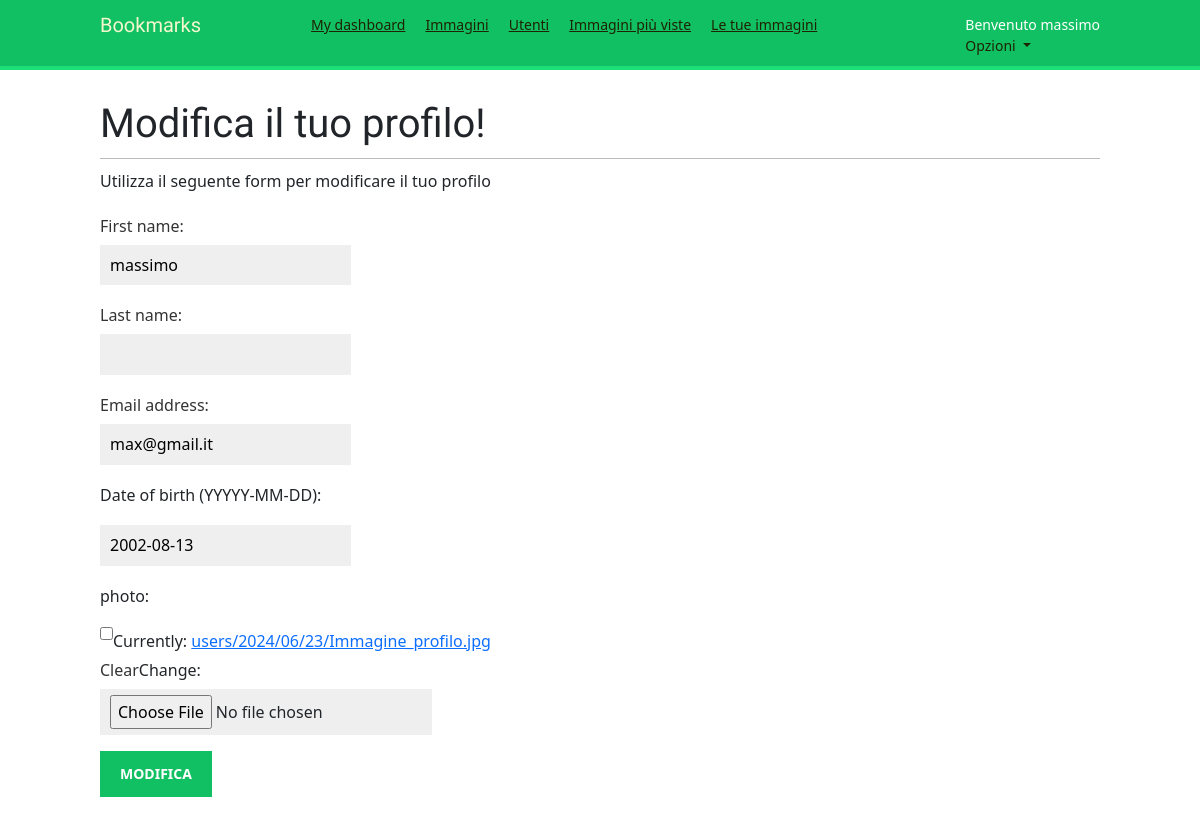
Page /account/edit/ (signed in) on the earlier database version.
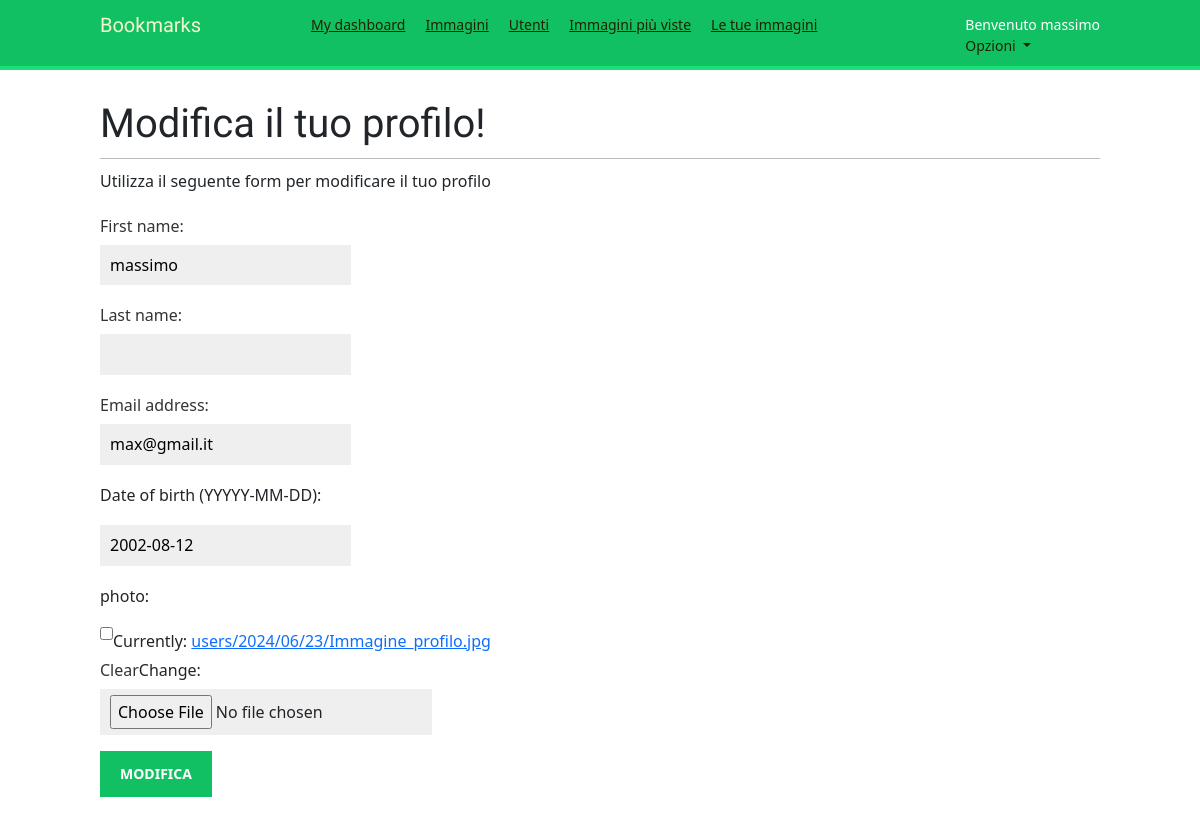
Same page on the later database version.
### account/models.py (models this page shows, shortened)
class Profile(models.Model):
    user = models.OneToOneField(settings.AUTH_USER_MODEL, on_delete=models.CASCADE)
    date_of_birth = models.DateField(blank=True, null=True)
    photo = models.ImageField(upload_to='users/%Y/%m/%d/', blank=True, default='users/default/profile_default_icon.png')
    private = models.BooleanField(default=False)

### account/views.py (the view)
# urls.py: path('edit/', views.edit, name='edit'),
@login_required
def edit(request):
    if request.method == 'POST':
        user_form = UserEditForm(instance=request.user, data=request.POST)
        profile_form = ProfileEditForm(instance=request.user.profile, data=request.POST, files=request.FILES)
        if user_form.is_valid() and profile_form.is_valid():
            user_form.save()
            profile_form.save()
            messages.success(request, 'Profilo aggiornato con successo')
        else:
            messages.error(request, 'Errore')
    else:
        user_form = UserEditForm(instance=request.user)
        profile_form = ProfileEditForm(instance=request.user.profile)
    return render(request, 'account/edit.html', {'user_form': user_form, 'profile_form': profile_form})

### account/forms.py
class UserEditForm(forms.ModelForm):
    class Meta:
        model = User
        fields = ('first_name', 'last_name', 'email')

class ProfileEditForm(forms.ModelForm):
    class Meta:
        model = Profile
        fields = ('date_of_birth', 'photo')

### account/templates/account/edit.html (shortened to what this page needs)
{% extends "base.html" %}
{% block content %}
    <h1>Modifica il tuo profilo!</h1>
    <p>Utilizza il seguente form per modificare il tuo profilo</p>
    <form method="post" enctype="multipart/form-data"> {% csrf_token %}
        {{user_form.as_p}}
        <p>Date of birth (YYYYY-MM-DD):</p>
        <p> {{ profile_form.date_of_birth }} </p>
        <p>photo:</p>
        <p> {{ profile_form.photo }}</p>
        <p><input type="submit" value="Modifica"></p>
    </form>
{% endblock %}

Differences in the rows shown:
changed Profile: date_of_birth "2002-08-13" → "2002-08-12"
